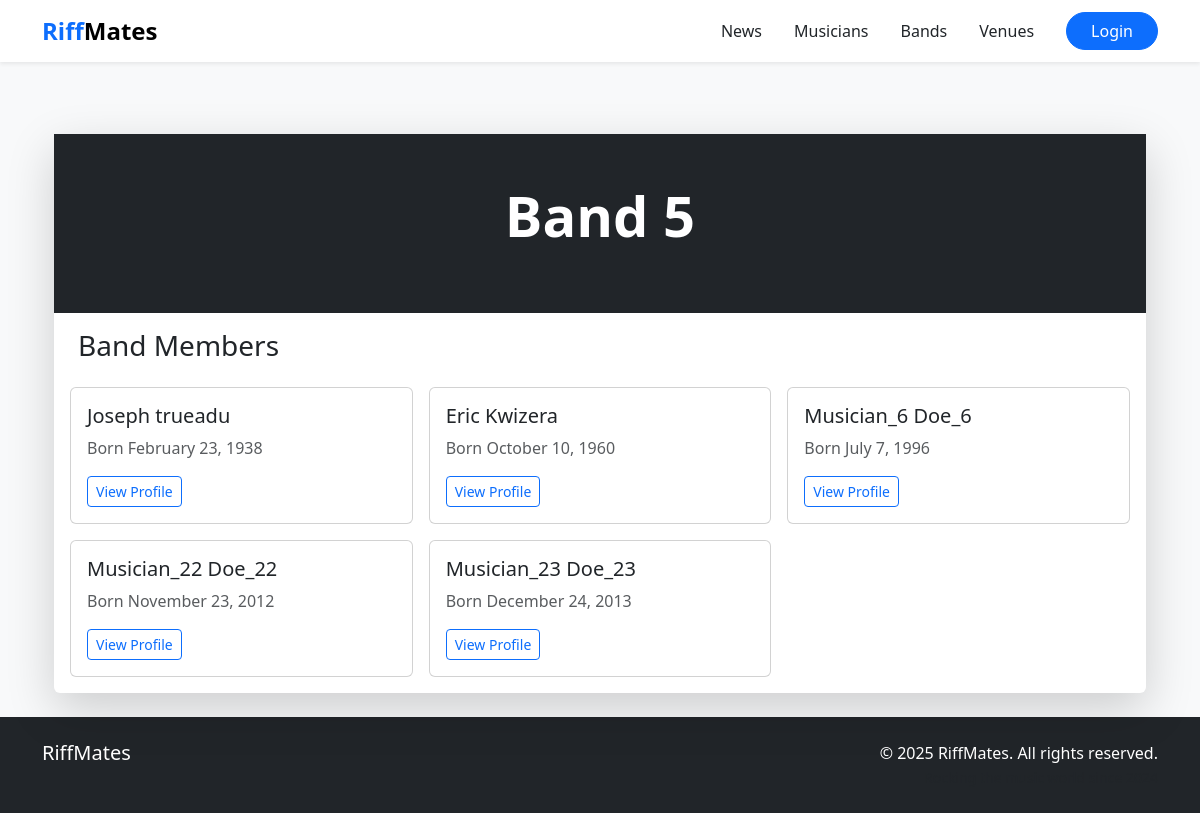
/band/band/5/, run on the app's committed database.
### band/models.py (models this page shows, shortened)
class Band(models.Model):
    name = models.CharField(max_length=50)
    musicians = models.ManyToManyField(Musician)

class Musician(models.Model):
    first_name=models.CharField(max_length=50)
    last_name=models.CharField(max_length=50)
    birth=models.DateField()

### band/views.py (the view)
# urls.py: path('band/<int:id>/', bandViews.band_detail, name='band_detail'),
def band_detail(request, id):
    band = get_object_or_404(Band, id=id)
    return render(request, 'band_detail.html', {'band': band})

### templates/band_detail.html (shortened to what this page needs)
{% extends "base.html" %}
{% load static %}
{% block content %}
<div class="container mt-5">
    <div class="card shadow-lg border-0">
        <div class="bg-dark text-white text-center py-5">
            <h1 class="display-4 fw-bold mb-3">
                {{ band.name }}
            </h1>
        </div>
        <div class="card-body">
            <h3 class="mb-4">
                Band Members
            </h3>
            <div class="row g-3">
                {% for musician in band.musicians.all %}
                <div class="col-md-4">
                    <div class="card h-100">
                        <div class="card-body">
                            <h5 class="card-title">
                                {{ musician.first_name }} {{ musician.last_name }}
                            </h5>
                            <p class="card-text text-muted">
                                Born {{ musician.birth|date:"F j, Y" }}
                            </p>
                            <a href="{% url 'musician_detail' musician.id %}" class="btn btn-sm btn-outline-primary">
                                View Profile
                            </a>
                        </div>
                    </div>
                </div>
                {% endfor %}
            </div>
        </div>
    </div>
</div>
{% endblock %}

### data on the page
Band: name "Band 5"
Musician: first_name "Joseph", last_name "trueadu", birth "February 23, 1938"
Musician: first_name "Eric", last_name "Kwizera", birth "October 10, 1960"
Musician: first_name "Musician_6", last_name "Doe_6", birth "July 7, 1996"
Musician: first_name "Musician_22", last_name "Doe_22", birth "November 23, 2012"
Musician: first_name "Musician_23", last_name "Doe_23", birth "December 24, 2013"

### other printed values
{{ year|default:"2025" }} "2025"
